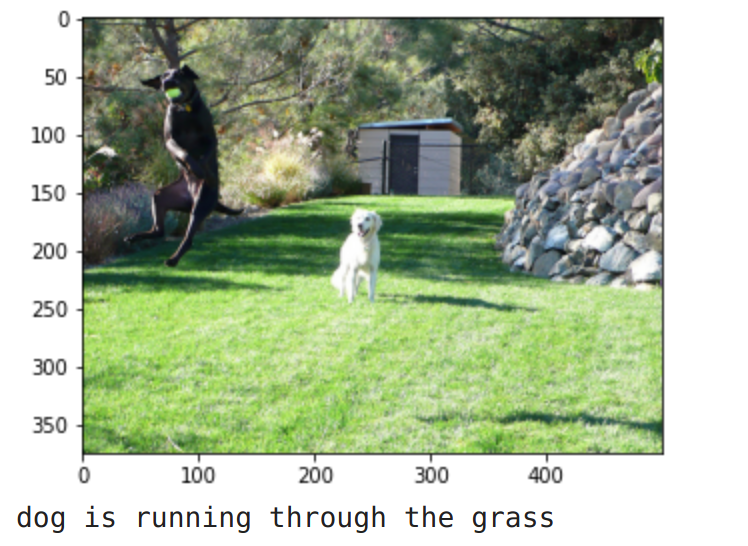
#> input picture data/1.png, 748 x 546 px
$ python -i imagehash.py   (imports and definitions only)   (older library calls are emulated)
#> lines starting #> are read from the running program, lines starting #| are printed output that depends on the picture; after the words box and inside, x2 and y2 are one past the last pixel; in counts of white or black regions, pixels touching at a corner belong together
from __future__ import (absolute_import, division, print_function)

from PIL import Image, ImageFilter
import numpy
__version__ = "4.2.1"


# [7 lines left out: function _binary_array_to_hex, not called in this run]


class ImageHash(object):
	"""
	Hash encapsulation. Can be used for dictionary keys and comparisons.
	"""
	def __init__(self, binary_array):
		self.hash = binary_array

	def __str__(self):
		return _binary_array_to_hex(self.hash.flatten())

	def __repr__(self):
		return repr(self.hash)

	# [16 lines left out: functions __sub__, __eq__, __ne__, not called in this run]

	def __hash__(self):
		# this returns a 8 bit integer, intentionally shortening the information
		return sum([2**(i % 8) for i, v in enumerate(self.hash.flatten()) if v])

	def __len__(self):
		# Returns the bit length of the hash
		return self.hash.size


# [72 lines left out: functions hex_to_hash, hex_to_flathash, old_hex_to_hash, average_hash, phash, phash_simple, not called in this run]


def dhash(image, hash_size=8):
	if hash_size < 2:
		raise ValueError("Hash size must be greater than or equal to 2")

	image = image.convert("L").resize((hash_size + 1, hash_size), Image.ANTIALIAS)
	pixels = numpy.asarray(image)
	# compute differences between columns
	diff = pixels[:, 1:] > pixels[:, :-1]
	return ImageHash(diff)


# [84 lines left out: functions dhash_vertical, whash, colorhash, not called in this run]


class ImageMultiHash(object):
	def __init__(self, hashes):
		self.segment_hashes = hashes

	# [4 lines left out: function __eq__, not called in this run]

	def __ne__(self, other):
		return not self.matches(other)

	# [9 lines left out: function __sub__, not called in this run]

	def __hash__(self):
		return hash(tuple(hash(segment) for segment in self.segment_hashes))

	def __str__(self):
		return ",".join(str(x) for x in self.segment_hashes)

	def __repr__(self):
		return repr(self.segment_hashes)

	# [29 lines left out: functions hash_diff, matches, best_match, not called in this run]


def _find_region(remaining_pixels, segmented_pixels):

	in_region = set()
	not_in_region = set()
	# Find the first pixel in remaining_pixels with a value of True
	available_pixels = numpy.transpose(numpy.nonzero(remaining_pixels))
	start = tuple(available_pixels[0])
	in_region.add(start)
	new_pixels = in_region.copy()
	while True:
		try_next = set()
		# Find surrounding pixels
		for pixel in new_pixels:
			x, y = pixel
			neighbours = [
				(x-1, y),
				(x+1, y),
				(x, y-1),
				(x, y+1)
			]
			try_next.update(neighbours)
		# Remove pixels we have already seen
		try_next.difference_update(segmented_pixels, not_in_region)
		# If there's no more pixels to try, the region is complete
		if not try_next:
			break
		# Empty new pixels set, so we know whose neighbour's to check next time
		new_pixels = set()
		# Check new pixels
		for pixel in try_next:
			if remaining_pixels[pixel]:
				in_region.add(pixel)
				new_pixels.add(pixel)
				segmented_pixels.add(pixel)
			else:
				not_in_region.add(pixel)
	return in_region


def _find_all_segments(pixels, segment_threshold, min_segment_size):

	img_width, img_height = pixels.shape
	# threshold pixels
	threshold_pixels = pixels > segment_threshold
	unassigned_pixels = numpy.full(pixels.shape, True, dtype=bool)

	segments = []
	already_segmented = set()

	# Add all the pixels around the border outside the image:
	already_segmented.update([(-1, z) for z in range(img_height)])
	already_segmented.update([(z, -1) for z in range(img_width)])
	already_segmented.update([(img_width, z) for z in range(img_height)])
	already_segmented.update([(z, img_height) for z in range(img_width)])

	# Find all the "hill" regions
	while numpy.bitwise_and(threshold_pixels, unassigned_pixels).any():
		remaining_pixels = numpy.bitwise_and(threshold_pixels, unassigned_pixels)
		segment = _find_region(remaining_pixels, already_segmented)
		# Apply segment
		if len(segment) > min_segment_size:
			segments.append(segment)
		for pix in segment:
			unassigned_pixels[pix] = False

	# Invert the threshold matrix, and find "valleys"
	threshold_pixels_i = numpy.invert(threshold_pixels)
	while len(already_segmented) < img_width * img_height:
		remaining_pixels = numpy.bitwise_and(threshold_pixels_i, unassigned_pixels)
		segment = _find_region(remaining_pixels, already_segmented)
		# Apply segment
		if len(segment) > min_segment_size:
			segments.append(segment)
		for pix in segment:
			unassigned_pixels[pix] = False

	return segments


def crop_resistant_hash(
		image,
		hash_func=None,
		limit_segments=None,
		segment_threshold=128,
		min_segment_size=500,
		segmentation_image_size=300
	):

	if hash_func is None:
		hash_func = dhash

	orig_image = image.copy()
	# Convert to gray scale and resize
	image = image.convert("L").resize((segmentation_image_size, segmentation_image_size), Image.ANTIALIAS)
	# Add filters
	image = image.filter(ImageFilter.GaussianBlur()).filter(ImageFilter.MedianFilter())
	pixels = numpy.array(image).astype(numpy.float32)

	segments = _find_all_segments(pixels, segment_threshold, min_segment_size)

	# If there are no segments, have 1 segment including the whole image
	if not segments:
		full_image_segment = {(0, 0), (segmentation_image_size-1, segmentation_image_size-1)}
		segments.append(full_image_segment)

	# If segment limit is set, discard the smaller segments
	if limit_segments:
		segments = sorted(segments, key=lambda s: len(s), reverse=True)[:limit_segments]

	# Create bounding box for each segment
	hashes = []
	for segment in segments:
		orig_w, orig_h = orig_image.size
		scale_w = float(orig_w) / segmentation_image_size
		scale_h = float(orig_h) / segmentation_image_size
		min_y = min(coord[0] for coord in segment) * scale_h
		min_x = min(coord[1] for coord in segment) * scale_w
		max_y = (max(coord[0] for coord in segment)+1) * scale_h
		max_x = (max(coord[1] for coord in segment)+1) * scale_w
		# Compute robust hash for each bounding box
		bounding_box = orig_image.crop((min_x, min_y, max_x, max_y))
		hashes.append(hash_func(bounding_box))
		# [6 lines of commented-out code are left out]

	return ImageMultiHash(hashes)

>>> from PIL import Image
>>> picture = Image.open('../data/1.png')
#> picture is the input picture: PIL image 748x546 RGBA; mean R, G, B, A 171.3, 184.6, 157.5, 255
>>> result = crop_resistant_hash(picture)
#> in crop_resistant_hash, `image = image.filter(ImageFilter.GaussianBlur()).filter(ImageFilter.Me..`:
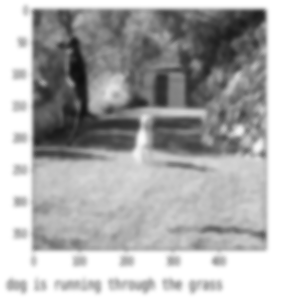
#> image: PIL image 300x300 L; min 14, max 255, mean 177.4
#> in _find_all_segments, `threshold_pixels = pixels > segment_threshold`:
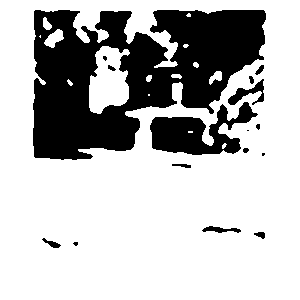
#> threshold_pixels: shape (300, 300) bool; 72.8% white; 16 black regions (5 under 20 px), largest, box (x1, y1, x2, y2) and area: (33, 10, 266, 160) 20669, (150, 102, 258, 155) 2914, (228, 79, 264, 105) 350
#> the loop in _find_all_segments, `while numpy.bitwise_and(threshold_pixels, unassigned_pixels).any():` made 15 passes
#> start in _find_region on passes 1 to 12: (0, 0), (13, 188), (17, 44), (29, 57), (35, 40), (44, 184), (46, 102), (62, 194), (71, 216), (74, 172), (75, 148), (79, 68)
#> after the loop in _find_all_segments, `while numpy.bitwise_and(threshold_pixels, unassigned_pixels).any():`:
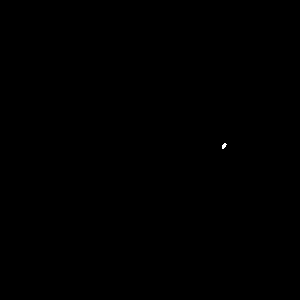
#> remaining_pixels: shape (300, 300) bool; 0.02% white in thin lines or dots, all inside (x1, y1, x2, y2) = (222, 143, 227, 149)
#> after the loop in _find_all_segments, `while numpy.bitwise_and(threshold_pixels, unassigned_pixels).any():`: segments = 2 items
#> the loop in _find_all_segments, `while len(already_segmented) < img_width * img_height:` made 7 passes
#> start in _find_region on passes 1 to 7: (10, 35), (56, 103), (65, 108), (65, 261), (76, 249), (79, 262), (102, 244)
#> after the loop in _find_all_segments, `while len(already_segmented) < img_width * img_height:`:
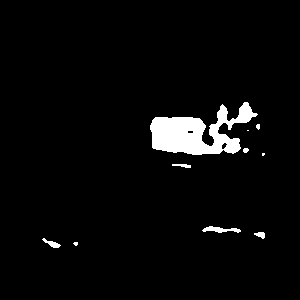
#> remaining_pixels: shape (300, 300) bool; 3.7% white; 10 white regions (4 under 20 px), largest, box (x1, y1, x2, y2) and area: (150, 102, 258, 155) 2914, (202, 226, 241, 233) 147, (42, 238, 61, 248) 77, (172, 164, 191, 168) 50, (254, 232, 265, 239) 50, (243, 148, 249, 153) 24
#> after the loop in _find_all_segments, `while len(already_segmented) < img_width * img_height:`:
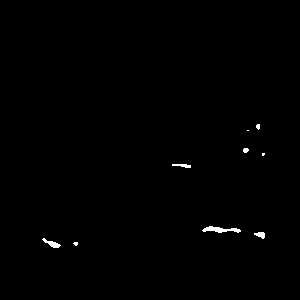
#> unassigned_pixels: shape (300, 300) bool; 0.44% white; 9 white regions (4 under 20 px), largest, box (x1, y1, x2, y2) and area: (202, 226, 241, 233) 147, (42, 238, 61, 248) 77, (172, 164, 191, 168) 50, (254, 232, 265, 239) 50, (243, 148, 249, 153) 24
#> after the loop in _find_all_segments, `while len(already_segmented) < img_width * img_height:`: segments = 4 items
#> the loop in crop_resistant_hash, `for segment in segments:` made 4 passes
#> (min_y, min_x, max_y, max_x) on passes 1 to 4: (0, 0, 546, 748), (83.72, 221.9, 207.5, 324.1), (18.2, 82.28, 291.2, 663.2), (185.6, 374, 282.1, 643.3)
#> pass 3, in crop_resistant_hash, `bounding_box = orig_image.crop((min_x, min_y, max_x, max_y))`:
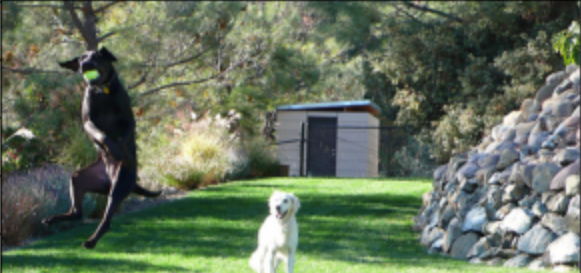
#> bounding_box: PIL image 581x273 RGBA; mean R, G, B, A 100.4, 112.6, 92.7, 255
#> after the loop in crop_resistant_hash, `for segment in segments:`:
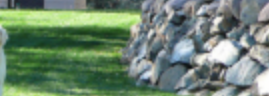
#> bounding_box: PIL image 269x96 RGBA; mean R, G, B, A 110.3, 132.8, 111.9, 255
